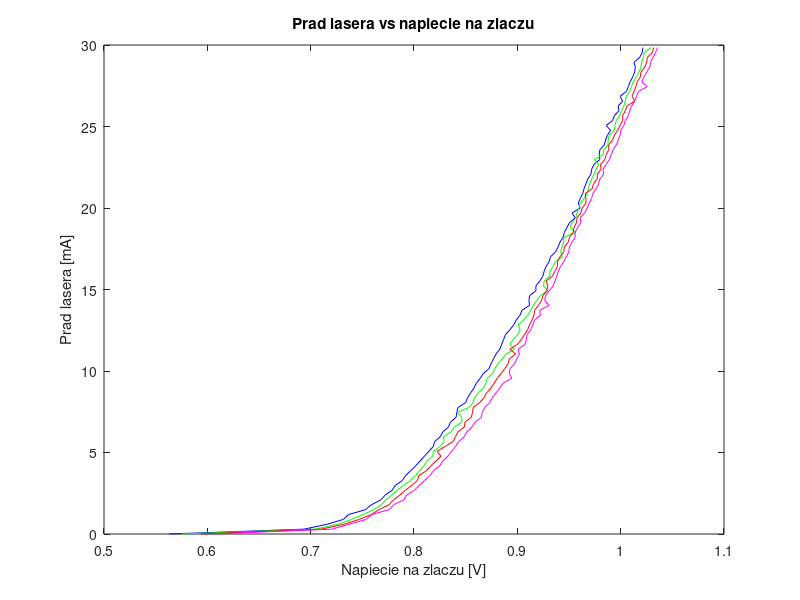

This figure's MATLAB source: (Note: this script raises an error after producing the figure.)
%prad lasera [mA] dla temperatury 24 stopni C, dla serii 1.
prad_lasera_24_1=[
0.000000e+000    ;
2.984037e-001    ;
5.968075e-001    ;
8.952112e-001    ;
1.193615e+000    ;
1.492019e+000    ;
1.790422e+000    ;
2.088826e+000    ;
2.387230e+000    ;
2.685634e+000    ;
2.984037e+000    ;
3.282441e+000    ;
3.580845e+000    ;
3.879249e+000    ;
4.177652e+000    ;
4.476056e+000    ;
4.774460e+000    ;
5.072864e+000    ;
5.371267e+000    ;
5.669671e+000    ;
5.968075e+000    ;
6.266479e+000    ;
6.564882e+000    ;
6.863286e+000    ;
7.161690e+000    ;
7.460094e+000    ;
7.758497e+000    ;
8.056901e+000    ;
8.355305e+000    ;
8.653708e+000    ;
8.952112e+000    ;
9.250516e+000    ;
9.548920e+000    ;
9.847323e+000    ;
1.014573e+001    ;
1.044413e+001    ;
1.074253e+001    ;
1.104094e+001    ;
1.133934e+001    ;
1.163775e+001    ;
1.193615e+001    ;
1.223455e+001    ;
1.253296e+001    ;
1.283136e+001    ;
1.312976e+001    ;
1.342817e+001    ;
1.372657e+001    ;
1.402498e+001    ;
1.432338e+001    ;
1.462178e+001    ;
1.492019e+001    ;
1.521859e+001    ;
1.551699e+001    ;
1.581540e+001    ;
1.611380e+001    ;
1.641221e+001    ;
1.671061e+001    ;
1.700901e+001    ;
1.730742e+001    ;
1.760582e+001    ;
1.790422e+001    ;
1.820263e+001    ;
1.850103e+001    ;
1.879944e+001    ;
1.909784e+001    ;
1.939624e+001    ;
1.969465e+001    ;
1.999305e+001    ;
2.029145e+001    ;
2.058986e+001    ;
2.088826e+001    ;
2.118667e+001    ;
2.148507e+001    ;
2.178347e+001    ;
2.208188e+001    ;
2.238028e+001    ;
2.267868e+001    ;
2.297709e+001    ;
2.327549e+001    ;
2.357390e+001    ;
2.387230e+001    ;
2.417070e+001    ;
2.446911e+001    ;
2.476751e+001    ;
2.506591e+001    ;
2.536432e+001    ;
2.566272e+001    ;
2.596113e+001    ;
2.625953e+001    ;
2.655793e+001    ;
2.685634e+001    ;
2.715474e+001    ;
2.745314e+001    ;
2.775155e+001    ;
2.804995e+001    ;
2.834836e+001    ;
2.864676e+001    ;
2.894516e+001    ;
2.924357e+001    ;
2.954197e+001    ;
2.984037e+001    ;
];


%napiecie na laserze [V] dla temperatury 24 stopni C, zmierzone w serii 1.
napiecie_zlacza_24_1=[
5.631567e-001    ;
6.936816e-001    ;
7.157422e-001    ;
7.316748e-001    ;
7.365771e-001    ;
7.531226e-001    ;
7.586377e-001    ;
7.678296e-001    ;
7.721191e-001    ;
7.788599e-001    ;
7.819238e-001    ;
7.886646e-001    ;
7.917285e-001    ;
7.966309e-001    ;
8.015332e-001    ;
8.058228e-001    ;
8.101123e-001    ;
8.144019e-001    ;
8.186914e-001    ;
8.199170e-001    ;
8.254321e-001    ;
8.278833e-001    ;
8.333984e-001    ;
8.352368e-001    ;
8.407520e-001    ;
8.413647e-001    ;
8.425903e-001    ;
8.499438e-001    ;
8.517822e-001    ;
8.548462e-001    ;
8.579102e-001    ;
8.603613e-001    ;
8.640381e-001    ;
8.671021e-001    ;
8.726172e-001    ;
8.744556e-001    ;
8.769067e-001    ;
8.793579e-001    ;
8.830347e-001    ;
8.848730e-001    ;
8.867114e-001    ;
8.885498e-001    ;
8.928394e-001    ;
8.965161e-001    ;
8.989673e-001    ;
9.026440e-001    ;
9.044824e-001    ;
9.118359e-001    ;
9.112231e-001    ;
9.118359e-001    ;
9.179639e-001    ;
9.179639e-001    ;
9.216406e-001    ;
9.247046e-001    ;
9.259302e-001    ;
9.277686e-001    ;
9.308325e-001    ;
9.320581e-001    ;
9.369604e-001    ;
9.394116e-001    ;
9.412500e-001    ;
9.443140e-001    ;
9.455396e-001    ;
9.479907e-001    ;
9.504419e-001    ;
9.559570e-001    ;
9.528931e-001    ;
9.608594e-001    ;
9.590210e-001    ;
9.608594e-001    ;
9.633105e-001    ;
9.645361e-001    ;
9.663745e-001    ;
9.682129e-001    ;
9.712769e-001    ;
9.718896e-001    ;
9.743408e-001    ;
9.798560e-001    ;
9.792432e-001    ;
9.798560e-001    ;
9.841455e-001    ;
9.853711e-001    ;
9.872095e-001    ;
9.902734e-001    ;
9.859839e-001    ;
9.921118e-001    ;
9.939502e-001    ;
9.982397e-001    ;
9.976270e-001    ;
1.001917e+000    ;
9.994653e-001    ;
1.005593e+000    ;
1.007432e+000    ;
1.009270e+000    ;
1.011721e+000    ;
1.013560e+000    ;
1.014172e+000    ;
1.012947e+000    ;
1.018462e+000    ;
1.020913e+000    ;
1.021526e+000    ;
];


%moc optyczna lasera [W] dla temperatury 24 stopni C, zmierzona w serii 1.
moc_optyczna_24_1=[
0.000000e+000    ;
0.000000e+000    ;
0.000000e+000    ;
0.000000e+000    ;
0.000000e+000    ;
0.000000e+000    ;
0.000000e+000    ;
0.000000e+000    ;
0.000000e+000    ;
0.000000e+000    ;
0.000000e+000    ;
0.000000e+000    ;
0.000000e+000    ;
0.000000e+000    ;
2.042643e-006    ;
0.000000e+000    ;
0.000000e+000    ;
0.000000e+000    ;
0.000000e+000    ;
0.000000e+000    ;
5.106608e-007    ;
2.042643e-006    ;
0.000000e+000    ;
0.000000e+000    ;
0.000000e+000    ;
5.106608e-007    ;
0.000000e+000    ;
5.106608e-007    ;
0.000000e+000    ;
5.106608e-007    ;
0.000000e+000    ;
0.000000e+000    ;
1.021322e-006    ;
0.000000e+000    ;
5.106608e-007    ;
0.000000e+000    ;
0.000000e+000    ;
1.021322e-006    ;
1.021322e-006    ;
0.000000e+000    ;
5.106608e-007    ;
0.000000e+000    ;
5.106608e-007    ;
5.106608e-007    ;
1.021322e-006    ;
5.106608e-007    ;
5.106608e-007    ;
5.106608e-007    ;
0.000000e+000    ;
5.106608e-007    ;
0.000000e+000    ;
1.021322e-006    ;
1.021322e-006    ;
0.000000e+000    ;
2.042643e-006    ;
0.000000e+000    ;
1.021322e-006    ;
1.021322e-006    ;
5.106608e-007    ;
1.531982e-006    ;
5.106608e-007    ;
8.681234e-006    ;
3.012899e-005    ;
4.851278e-005    ;
6.434326e-005    ;
8.017375e-005    ;
1.067281e-004    ;
1.143880e-004    ;
1.026428e-004    ;
1.511556e-004    ;
1.358358e-004    ;
1.889445e-004    ;
1.991577e-004    ;
2.287760e-004    ;
2.410319e-004    ;
2.665649e-004    ;
2.742249e-004    ;
2.624797e-004    ;
3.109924e-004    ;
3.293762e-004    ;
3.309082e-004    ;
3.615479e-004    ;
3.778890e-004    ;
3.978048e-004    ;
4.172099e-004    ;
4.274231e-004    ;
4.452962e-004    ;
4.657227e-004    ;
4.800212e-004    ;
5.086182e-004    ;
5.127035e-004    ;
5.280233e-004    ;
5.469177e-004    ;
5.612162e-004    ;
5.698975e-004    ;
5.944092e-004    ;
6.097290e-004    ;
5.913452e-004    ;
6.429220e-004    ;
6.587524e-004    ;
6.807109e-004    ;
];


%prad lasera [mA] dla temperatury 24 stopni C, dla serii 2.
prad_lasera_24_2=[
0.000000e+000    ;
2.984037e-001    ;
5.968075e-001    ;
8.952112e-001    ;
1.193615e+000    ;
1.492019e+000    ;
1.790422e+000    ;
2.088826e+000    ;
2.387230e+000    ;
2.685634e+000    ;
2.984037e+000    ;
3.282441e+000    ;
3.580845e+000    ;
3.879249e+000    ;
4.177652e+000    ;
4.476056e+000    ;
4.774460e+000    ;
5.072864e+000    ;
5.371267e+000    ;
5.669671e+000    ;
5.968075e+000    ;
6.266479e+000    ;
6.564882e+000    ;
6.863286e+000    ;
7.161690e+000    ;
7.460094e+000    ;
7.758497e+000    ;
8.056901e+000    ;
8.355305e+000    ;
8.653708e+000    ;
8.952112e+000    ;
9.250516e+000    ;
9.548920e+000    ;
9.847323e+000    ;
1.014573e+001    ;
1.044413e+001    ;
1.074253e+001    ;
1.104094e+001    ;
1.133934e+001    ;
1.163775e+001    ;
1.193615e+001    ;
1.223455e+001    ;
1.253296e+001    ;
1.283136e+001    ;
1.312976e+001    ;
1.342817e+001    ;
1.372657e+001    ;
1.402498e+001    ;
1.432338e+001    ;
1.462178e+001    ;
1.492019e+001    ;
1.521859e+001    ;
1.551699e+001    ;
1.581540e+001    ;
1.611380e+001    ;
1.641221e+001    ;
1.671061e+001    ;
1.700901e+001    ;
1.730742e+001    ;
1.760582e+001    ;
1.790422e+001    ;
1.820263e+001    ;
1.850103e+001    ;
1.879944e+001    ;
1.909784e+001    ;
1.939624e+001    ;
1.969465e+001    ;
1.999305e+001    ;
2.029145e+001    ;
2.058986e+001    ;
2.088826e+001    ;
2.118667e+001    ;
2.148507e+001    ;
2.178347e+001    ;
2.208188e+001    ;
2.238028e+001    ;
2.267868e+001    ;
2.297709e+001    ;
2.327549e+001    ;
2.357390e+001    ;
2.387230e+001    ;
2.417070e+001    ;
2.446911e+001    ;
2.476751e+001    ;
2.506591e+001    ;
2.536432e+001    ;
2.566272e+001    ;
2.596113e+001    ;
2.625953e+001    ;
2.655793e+001    ;
2.685634e+001    ;
2.715474e+001    ;
2.745314e+001    ;
2.775155e+001    ;
2.804995e+001    ;
2.834836e+001    ;
2.864676e+001    ;
2.894516e+001    ;
2.924357e+001    ;
2.954197e+001    ;
2.984037e+001    ;
];


%napiecie na laserze [V] dla temperatury 24 stopni C, zmierzone w serii 2.
napiecie_zlacza_24_2=[
5.747998e-001    ;
7.040991e-001    ;
7.261597e-001    ;
7.396411e-001    ;
7.506714e-001    ;
7.610889e-001    ;
7.684424e-001    ;
7.727319e-001    ;
7.782471e-001    ;
7.837622e-001    ;
7.898901e-001    ;
7.966309e-001    ;
8.015332e-001    ;
8.052100e-001    ;
8.094995e-001    ;
8.125635e-001    ;
8.180786e-001    ;
8.186914e-001    ;
8.254321e-001    ;
8.291089e-001    ;
8.284961e-001    ;
8.358496e-001    ;
8.389136e-001    ;
8.462671e-001    ;
8.462671e-001    ;
8.419775e-001    ;
8.530078e-001    ;
8.572974e-001    ;
8.585229e-001    ;
8.621997e-001    ;
8.671021e-001    ;
8.695532e-001    ;
8.707788e-001    ;
8.762939e-001    ;
8.781323e-001    ;
8.811963e-001    ;
8.854858e-001    ;
8.891626e-001    ;
8.971289e-001    ;
8.928394e-001    ;
8.959033e-001    ;
9.001929e-001    ;
9.026440e-001    ;
9.008057e-001    ;
9.063208e-001    ;
9.099976e-001    ;
9.130615e-001    ;
9.155127e-001    ;
9.185767e-001    ;
9.222534e-001    ;
9.296069e-001    ;
9.253174e-001    ;
9.259302e-001    ;
9.314453e-001    ;
9.314453e-001    ;
9.345093e-001    ;
9.369604e-001    ;
9.437012e-001    ;
9.418628e-001    ;
9.430884e-001    ;
9.449268e-001    ;
9.449268e-001    ;
9.565698e-001    ;
9.510547e-001    ;
9.528931e-001    ;
9.565698e-001    ;
9.577954e-001    ;
9.596338e-001    ;
9.608594e-001    ;
9.645361e-001    ;
9.676001e-001    ;
9.688257e-001    ;
9.700513e-001    ;
9.718896e-001    ;
9.743408e-001    ;
9.761792e-001    ;
9.786304e-001    ;
9.743408e-001    ;
9.829199e-001    ;
9.835327e-001    ;
9.878223e-001    ;
9.878223e-001    ;
9.890479e-001    ;
9.939502e-001    ;
9.945630e-001    ;
9.957886e-001    ;
9.988525e-001    ;
1.000691e+000    ;
1.003142e+000    ;
1.004368e+000    ;
1.005593e+000    ;
1.008657e+000    ;
1.010496e+000    ;
1.012334e+000    ;
1.015398e+000    ;
1.017849e+000    ;
1.019687e+000    ;
1.020300e+000    ;
1.022139e+000    ;
1.022751e+000    ;
1.029492e+000    ;
];


%moc optyczna lasera [W] dla temperatury 24 stopni C, zmierzona w serii 2.
moc_optyczna_24_2=[
0.000000e+000    ;
1.021322e-006    ;
0.000000e+000    ;
0.000000e+000    ;
0.000000e+000    ;
0.000000e+000    ;
5.106608e-007    ;
0.000000e+000    ;
0.000000e+000    ;
0.000000e+000    ;
0.000000e+000    ;
0.000000e+000    ;
0.000000e+000    ;
0.000000e+000    ;
5.106608e-007    ;
0.000000e+000    ;
5.106608e-007    ;
0.000000e+000    ;
0.000000e+000    ;
0.000000e+000    ;
5.106608e-007    ;
5.106608e-007    ;
0.000000e+000    ;
5.106608e-007    ;
0.000000e+000    ;
0.000000e+000    ;
5.106608e-007    ;
0.000000e+000    ;
0.000000e+000    ;
0.000000e+000    ;
0.000000e+000    ;
0.000000e+000    ;
5.106608e-007    ;
0.000000e+000    ;
5.106608e-007    ;
0.000000e+000    ;
1.021322e-006    ;
0.000000e+000    ;
0.000000e+000    ;
0.000000e+000    ;
0.000000e+000    ;
1.021322e-006    ;
0.000000e+000    ;
1.021322e-006    ;
5.106608e-007    ;
0.000000e+000    ;
1.531982e-006    ;
0.000000e+000    ;
1.531982e-006    ;
1.531982e-006    ;
5.617269e-006    ;
2.808634e-005    ;
4.953410e-005    ;
7.149251e-005    ;
8.579102e-005    ;
8.119507e-005    ;
1.205160e-004    ;
1.434957e-004    ;
1.593262e-004    ;
1.802633e-004    ;
1.731140e-004    ;
2.144775e-004    ;
2.241801e-004    ;
2.512451e-004    ;
2.798421e-004    ;
2.481812e-004    ;
3.048645e-004    ;
3.166097e-004    ;
3.492920e-004    ;
3.595052e-004    ;
3.498027e-004    ;
4.013794e-004    ;
4.075073e-004    ;
4.376363e-004    ;
4.534668e-004    ;
4.698079e-004    ;
4.892131e-004    ;
4.703186e-004    ;
5.290446e-004    ;
5.428324e-004    ;
5.300659e-004    ;
5.775574e-004    ;
5.550883e-004    ;
6.133036e-004    ;
6.306661e-004    ;
6.250488e-004    ;
6.648804e-004    ;
6.551778e-004    ;
6.970520e-004    ;
7.154358e-004    ;
7.327983e-004    ;
7.516927e-004    ;
7.654806e-004    ;
7.828430e-004    ;
8.017375e-004    ;
8.216532e-004    ;
8.364624e-004    ;
8.604635e-004    ;
8.701660e-004    ;
8.849752e-004    ;
9.089762e-004    ;
];


%prad lasera [mA] dla temperatury 24 stopni C, dla serii 3.
prad_lasera_24_3=[
0.000000e+000    ;
2.984037e-001    ;
5.968075e-001    ;
8.952112e-001    ;
1.193615e+000    ;
1.492019e+000    ;
1.790422e+000    ;
2.088826e+000    ;
2.387230e+000    ;
2.685634e+000    ;
2.984037e+000    ;
3.282441e+000    ;
3.580845e+000    ;
3.879249e+000    ;
4.177652e+000    ;
4.476056e+000    ;
4.774460e+000    ;
5.072864e+000    ;
5.371267e+000    ;
5.669671e+000    ;
5.968075e+000    ;
6.266479e+000    ;
6.564882e+000    ;
6.863286e+000    ;
7.161690e+000    ;
7.460094e+000    ;
7.758497e+000    ;
8.056901e+000    ;
8.355305e+000    ;
8.653708e+000    ;
8.952112e+000    ;
9.250516e+000    ;
9.548920e+000    ;
9.847323e+000    ;
1.014573e+001    ;
1.044413e+001    ;
1.074253e+001    ;
1.104094e+001    ;
1.133934e+001    ;
1.163775e+001    ;
1.193615e+001    ;
1.223455e+001    ;
1.253296e+001    ;
1.283136e+001    ;
1.312976e+001    ;
1.342817e+001    ;
1.372657e+001    ;
1.402498e+001    ;
1.432338e+001    ;
1.462178e+001    ;
1.492019e+001    ;
1.521859e+001    ;
1.551699e+001    ;
1.581540e+001    ;
1.611380e+001    ;
1.641221e+001    ;
1.671061e+001    ;
1.700901e+001    ;
1.730742e+001    ;
1.760582e+001    ;
1.790422e+001    ;
1.820263e+001    ;
1.850103e+001    ;
1.879944e+001    ;
1.909784e+001    ;
1.939624e+001    ;
1.969465e+001    ;
1.999305e+001    ;
2.029145e+001    ;
2.058986e+001    ;
2.088826e+001    ;
2.118667e+001    ;
2.148507e+001    ;
2.178347e+001    ;
2.208188e+001    ;
2.238028e+001    ;
2.267868e+001    ;
2.297709e+001    ;
2.327549e+001    ;
2.357390e+001    ;
2.387230e+001    ;
2.417070e+001    ;
2.446911e+001    ;
2.476751e+001    ;
2.506591e+001    ;
2.536432e+001    ;
2.566272e+001    ;
2.596113e+001    ;
2.625953e+001    ;
2.655793e+001    ;
2.685634e+001    ;
2.715474e+001    ;
2.745314e+001    ;
2.775155e+001    ;
2.804995e+001    ;
2.834836e+001    ;
2.864676e+001    ;
2.894516e+001    ;
2.924357e+001    ;
2.954197e+001    ;
2.984037e+001    ;
];


%napiecie na laserze [V] dla temperatury 24 stopni C, zmierzone w serii 3.
napiecie_zlacza_24_3=[
5.937964e-001    ;
7.102271e-001    ;
7.322876e-001    ;
7.469946e-001    ;
7.586377e-001    ;
7.659912e-001    ;
7.757959e-001    ;
7.800854e-001    ;
7.862134e-001    ;
7.917285e-001    ;
7.978564e-001    ;
8.033716e-001    ;
8.045972e-001    ;
8.119507e-001    ;
8.162402e-001    ;
8.211426e-001    ;
8.260449e-001    ;
8.223682e-001    ;
8.303345e-001    ;
8.376880e-001    ;
8.401392e-001    ;
8.425903e-001    ;
8.487183e-001    ;
8.493311e-001    ;
8.554590e-001    ;
8.566846e-001    ;
8.572974e-001    ;
8.634253e-001    ;
8.677148e-001    ;
8.701660e-001    ;
8.744556e-001    ;
8.775195e-001    ;
8.805835e-001    ;
8.842603e-001    ;
8.879370e-001    ;
8.910010e-001    ;
8.922266e-001    ;
8.983545e-001    ;
8.928394e-001    ;
9.001929e-001    ;
9.038696e-001    ;
9.069336e-001    ;
9.099976e-001    ;
9.118359e-001    ;
9.142871e-001    ;
9.161255e-001    ;
9.167383e-001    ;
9.204150e-001    ;
9.234790e-001    ;
9.247046e-001    ;
9.283813e-001    ;
9.296069e-001    ;
9.277686e-001    ;
9.338965e-001    ;
9.363477e-001    ;
9.387988e-001    ;
9.387988e-001    ;
9.412500e-001    ;
9.449268e-001    ;
9.455396e-001    ;
9.492163e-001    ;
9.504419e-001    ;
9.541187e-001    ;
9.547314e-001    ;
9.571826e-001    ;
9.577954e-001    ;
9.614722e-001    ;
9.626978e-001    ;
9.663745e-001    ;
9.663745e-001    ;
9.657617e-001    ;
9.725024e-001    ;
9.737280e-001    ;
9.774048e-001    ;
9.774048e-001    ;
9.810815e-001    ;
9.804687e-001    ;
9.847583e-001    ;
9.859839e-001    ;
9.884351e-001    ;
9.884351e-001    ;
9.921118e-001    ;
9.939502e-001    ;
9.970142e-001    ;
9.994653e-001    ;
1.001917e+000    ;
1.001917e+000    ;
1.004368e+000    ;
1.006206e+000    ;
1.013560e+000    ;
1.011108e+000    ;
1.012947e+000    ;
1.014785e+000    ;
1.016011e+000    ;
1.019075e+000    ;
1.019687e+000    ;
1.023364e+000    ;
1.025203e+000    ;
1.025815e+000    ;
1.030718e+000    ;
1.031943e+000    ;
];


%moc optyczna lasera [W] dla temperatury 24 stopni C, zmierzona w serii 3.
moc_optyczna_24_3=[
0.000000e+000    ;
0.000000e+000    ;
0.000000e+000    ;
1.531982e-006    ;
0.000000e+000    ;
0.000000e+000    ;
0.000000e+000    ;
0.000000e+000    ;
0.000000e+000    ;
0.000000e+000    ;
0.000000e+000    ;
5.106608e-007    ;
0.000000e+000    ;
2.042643e-006    ;
0.000000e+000    ;
0.000000e+000    ;
5.106608e-007    ;
0.000000e+000    ;
2.553304e-006    ;
0.000000e+000    ;
0.000000e+000    ;
0.000000e+000    ;
0.000000e+000    ;
5.106608e-007    ;
0.000000e+000    ;
3.574626e-006    ;
5.106608e-007    ;
0.000000e+000    ;
5.106608e-007    ;
0.000000e+000    ;
0.000000e+000    ;
5.106608e-007    ;
5.106608e-007    ;
0.000000e+000    ;
5.106608e-007    ;
5.106608e-007    ;
1.021322e-006    ;
1.021322e-006    ;
1.021322e-006    ;
5.106608e-007    ;
5.106608e-007    ;
1.531982e-005    ;
2.451172e-005    ;
5.157674e-005    ;
7.251383e-005    ;
4.851278e-005    ;
1.123454e-004    ;
1.240906e-004    ;
1.501343e-004    ;
1.669861e-004    ;
1.731140e-004    ;
2.032430e-004    ;
2.221375e-004    ;
2.446065e-004    ;
2.645223e-004    ;
2.726929e-004    ;
2.966939e-004    ;
3.191630e-004    ;
3.375468e-004    ;
3.288656e-004    ;
3.666545e-004    ;
3.901449e-004    ;
3.799316e-004    ;
4.274231e-004    ;
4.161886e-004    ;
4.636800e-004    ;
4.815531e-004    ;
4.968730e-004    ;
5.341512e-004    ;
5.413005e-004    ;
5.208740e-004    ;
5.780680e-004    ;
5.928772e-004    ;
6.214742e-004    ;
6.332194e-004    ;
6.551778e-004    ;
6.704976e-004    ;
6.490499e-004    ;
7.077759e-004    ;
7.241170e-004    ;
7.225850e-004    ;
7.619059e-004    ;
7.430115e-004    ;
8.027588e-004    ;
8.104187e-004    ;
7.986735e-004    ;
8.533142e-004    ;
8.298238e-004    ;
8.890605e-004    ;
9.023376e-004    ;
9.217428e-004    ;
9.396159e-004    ;
9.585103e-004    ;
9.753621e-004    ;
9.901713e-004    ;
1.014683e-003    ;
1.027450e-003    ;
1.036641e-003    ;
1.057579e-003    ;
1.075452e-003    ;
1.098942e-003    ;
];


%prad lasera [mA] dla temperatury 24 stopni C, dla serii 4.
prad_lasera_24_4=[
0.000000e+000    ;
2.984037e-001    ;
5.968075e-001    ;
8.952112e-001    ;
1.193615e+000    ;
1.492019e+000    ;
1.790422e+000    ;
2.088826e+000    ;
2.387230e+000    ;
2.685634e+000    ;
2.984037e+000    ;
3.282441e+000    ;
3.580845e+000    ;
3.879249e+000    ;
4.177652e+000    ;
4.476056e+000    ;
4.774460e+000    ;
5.072864e+000    ;
5.371267e+000    ;
5.669671e+000    ;
5.968075e+000    ;
6.266479e+000    ;
6.564882e+000    ;
6.863286e+000    ;
7.161690e+000    ;
7.460094e+000    ;
7.758497e+000    ;
8.056901e+000    ;
8.355305e+000    ;
8.653708e+000    ;
8.952112e+000    ;
9.250516e+000    ;
9.548920e+000    ;
9.847323e+000    ;
1.014573e+001    ;
1.044413e+001    ;
1.074253e+001    ;
1.104094e+001    ;
1.133934e+001    ;
1.163775e+001    ;
1.193615e+001    ;
1.223455e+001    ;
1.253296e+001    ;
1.283136e+001    ;
1.312976e+001    ;
1.342817e+001    ;
1.372657e+001    ;
1.402498e+001    ;
1.432338e+001    ;
1.462178e+001    ;
1.492019e+001    ;
1.521859e+001    ;
1.551699e+001    ;
1.581540e+001    ;
1.611380e+001    ;
1.641221e+001    ;
1.671061e+001    ;
1.700901e+001    ;
1.730742e+001    ;
1.760582e+001    ;
1.790422e+001    ;
1.820263e+001    ;
1.850103e+001    ;
1.879944e+001    ;
1.909784e+001    ;
1.939624e+001    ;
1.969465e+001    ;
1.999305e+001    ;
2.029145e+001    ;
2.058986e+001    ;
2.088826e+001    ;
2.118667e+001    ;
2.148507e+001    ;
2.178347e+001    ;
2.208188e+001    ;
2.238028e+001    ;
2.267868e+001    ;
2.297709e+001    ;
2.327549e+001    ;
2.357390e+001    ;
2.387230e+001    ;
2.417070e+001    ;
2.446911e+001    ;
2.476751e+001    ;
2.506591e+001    ;
2.536432e+001    ;
2.566272e+001    ;
2.596113e+001    ;
2.625953e+001    ;
2.655793e+001    ;
2.685634e+001    ;
2.715474e+001    ;
2.745314e+001    ;
2.775155e+001    ;
2.804995e+001    ;
2.834836e+001    ;
2.864676e+001    ;
2.894516e+001    ;
2.924357e+001    ;
2.954197e+001    ;
2.984037e+001    ;
];


%napiecie na laserze [V] dla temperatury 24 stopni C, zmierzone w serii 4.
napiecie_zlacza_24_4=[
6.048267e-001    ;
7.206445e-001    ;
7.371899e-001    ;
7.537354e-001    ;
7.592505e-001    ;
7.757959e-001    ;
7.800854e-001    ;
7.898901e-001    ;
7.929541e-001    ;
8.003076e-001    ;
8.052100e-001    ;
8.101123e-001    ;
8.156274e-001    ;
8.186914e-001    ;
8.248193e-001    ;
8.278833e-001    ;
8.327856e-001    ;
8.364624e-001    ;
8.401392e-001    ;
8.432031e-001    ;
8.487183e-001    ;
8.511694e-001    ;
8.560718e-001    ;
8.591357e-001    ;
8.652637e-001    ;
8.658765e-001    ;
8.683276e-001    ;
8.732300e-001    ;
8.756812e-001    ;
8.793579e-001    ;
8.830347e-001    ;
8.860986e-001    ;
8.946777e-001    ;
8.922266e-001    ;
8.928394e-001    ;
8.971289e-001    ;
8.995801e-001    ;
9.020312e-001    ;
9.008057e-001    ;
9.075464e-001    ;
9.087720e-001    ;
9.093848e-001    ;
9.130615e-001    ;
9.148999e-001    ;
9.167383e-001    ;
9.222534e-001    ;
9.216406e-001    ;
9.308325e-001    ;
9.265430e-001    ;
9.271558e-001    ;
9.308325e-001    ;
9.345093e-001    ;
9.363477e-001    ;
9.381860e-001    ;
9.394116e-001    ;
9.418628e-001    ;
9.449268e-001    ;
9.473779e-001    ;
9.498291e-001    ;
9.504419e-001    ;
9.528931e-001    ;
9.559570e-001    ;
9.559570e-001    ;
9.584082e-001    ;
9.614722e-001    ;
9.608594e-001    ;
9.651489e-001    ;
9.676001e-001    ;
9.694385e-001    ;
9.718896e-001    ;
9.731152e-001    ;
9.761792e-001    ;
9.786304e-001    ;
9.798560e-001    ;
9.835327e-001    ;
9.829199e-001    ;
9.859839e-001    ;
9.890479e-001    ;
9.908862e-001    ;
9.927246e-001    ;
9.957886e-001    ;
9.976270e-001    ;
9.994653e-001    ;
1.000078e+000    ;
1.003142e+000    ;
1.004368e+000    ;
1.007432e+000    ;
1.008657e+000    ;
1.010496e+000    ;
1.013560e+000    ;
1.015398e+000    ;
1.017236e+000    ;
1.025815e+000    ;
1.020300e+000    ;
1.022751e+000    ;
1.025203e+000    ;
1.028267e+000    ;
1.028879e+000    ;
1.031331e+000    ;
1.033782e+000    ;
1.035620e+000    ;
];


%moc optyczna lasera [W] dla temperatury 24 stopni C, zmierzona w serii 4.
moc_optyczna_24_4=[
0.000000e+000    ;
0.000000e+000    ;
1.021322e-006    ;
0.000000e+000    ;
0.000000e+000    ;
0.000000e+000    ;
0.000000e+000    ;
0.000000e+000    ;
0.000000e+000    ;
1.531982e-006    ;
5.106608e-007    ;
0.000000e+000    ;
0.000000e+000    ;
0.000000e+000    ;
0.000000e+000    ;
0.000000e+000    ;
0.000000e+000    ;
0.000000e+000    ;
0.000000e+000    ;
5.106608e-007    ;
5.106608e-007    ;
0.000000e+000    ;
5.106608e-007    ;
0.000000e+000    ;
5.106608e-007    ;
0.000000e+000    ;
5.106608e-007    ;
5.106608e-007    ;
0.000000e+000    ;
0.000000e+000    ;
5.106608e-007    ;
0.000000e+000    ;
1.531982e-006    ;
0.000000e+000    ;
1.991577e-005    ;
3.012899e-005    ;
3.012899e-005    ;
6.893921e-005    ;
6.076864e-005    ;
1.123454e-004    ;
1.302185e-004    ;
1.516663e-004    ;
1.644328e-004    ;
1.920085e-004    ;
2.114136e-004    ;
2.287760e-004    ;
2.206055e-004    ;
2.680969e-004    ;
2.532878e-004    ;
3.120138e-004    ;
3.176310e-004    ;
3.084391e-004    ;
3.656331e-004    ;
3.686971e-004    ;
4.069967e-004    ;
3.855489e-004    ;
4.401896e-004    ;
4.590841e-004    ;
4.820638e-004    ;
4.953410e-004    ;
5.224060e-004    ;
4.958516e-004    ;
5.545776e-004    ;
5.627482e-004    ;
5.770467e-004    ;
6.051331e-004    ;
6.357727e-004    ;
6.444539e-004    ;
6.745829e-004    ;
6.847961e-004    ;
6.704976e-004    ;
7.230957e-004    ;
7.159465e-004    ;
7.634379e-004    ;
7.777364e-004    ;
7.991842e-004    ;
8.145040e-004    ;
8.369731e-004    ;
8.461650e-004    ;
8.696554e-004    ;
8.859965e-004    ;
9.089762e-004    ;
8.890605e-004    ;
9.477865e-004    ;
9.523824e-004    ;
9.845540e-004    ;
9.968099e-004    ;
1.009066e-003    ;
1.031535e-003    ;
1.024386e-003    ;
1.074941e-003    ;
1.052983e-003    ;
1.107113e-003    ;
1.121411e-003    ;
1.146434e-003    ;
1.134178e-003    ;
1.150008e-003    ;
1.193414e-003    ;
1.210777e-003    ;
1.231714e-003    ;
1.242948e-003    ;
];


figure(1); plot(napiecie_zlacza_24_1, prad_lasera_24_1, 'b', napiecie_zlacza_24_2, prad_lasera_24_2, 'g', napiecie_zlacza_24_3, prad_lasera_24_3, 'r', napiecie_zlacza_24_4, prad_lasera_24_4, 'm')
xlabel('Napiecie na zlaczu [V]')
ylabel('Prad lasera [mA]')
title('Prad lasera vs napiecie na zlaczu')
legend('Temp. 24 st.C', 'Temp. 24 st.C', 'Temp. 24 st.C', 'Temp. 24 st.C',2)
h = gcf;
set(h, 'position', [20,50,480,500])
figure(2); plot(prad_lasera_24_1, (moc_optyczna_24_1.*1000), 'b', prad_lasera_24_2, (moc_optyczna_24_2.*1000), 'g', prad_lasera_24_3, (moc_optyczna_24_3.*1000), 'r', prad_lasera_24_4, (moc_optyczna_24_4.*1000), 'm')
xlabel('Prad lasera [mA]')
ylabel('Moc optyczna lasera [mW]')
title('Moc optyczna lasera vs prad lasera')
legend('Temp. 24 st.C', 'Temp. 24 st.C', 'Temp. 24 st.C', 'Temp. 24 st.C',2)
h = gcf;
set(h, 'position', [515,50,480,500])